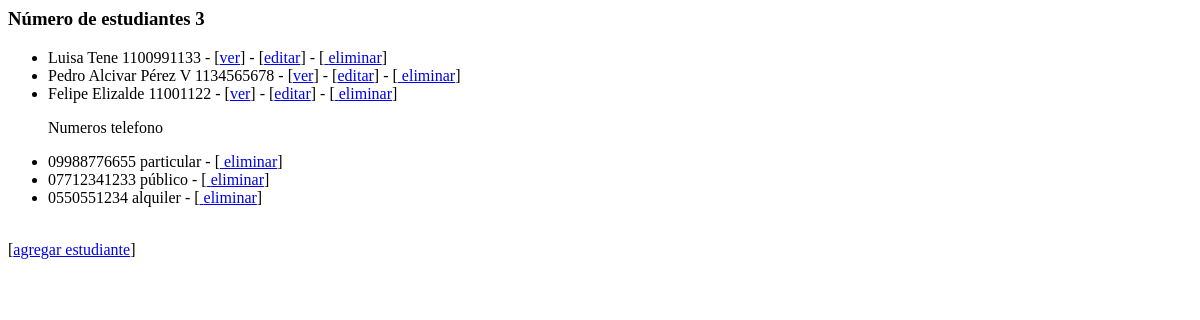
Before: / with the older database file.
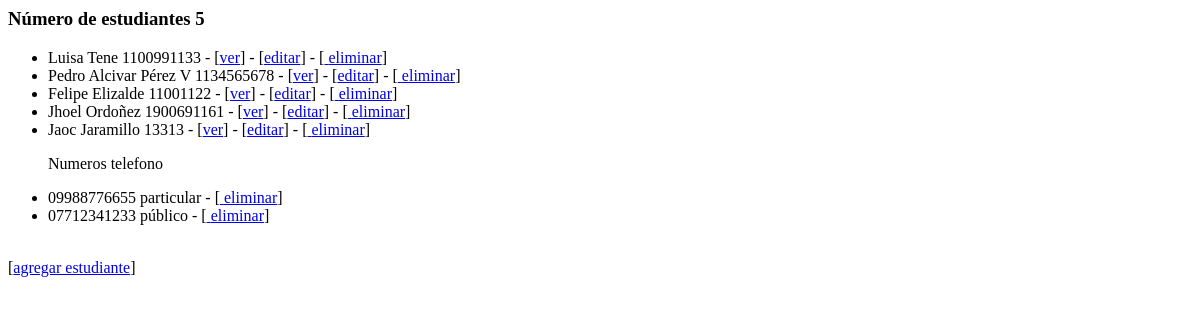
After: the same page with the newer database file.
### administrativo/models.py (models this page shows)
class Estudiante(models.Model):
    nombre = models.CharField(max_length=30)
    apellido = models.CharField(max_length=30)
    cedula = models.CharField(max_length=30, unique=True)
    def __str__(self):
        return "%s %s %s" % (self.nombre,
                self.apellido,
                self.cedula)

class NumeroTelefonico(models.Model):
    telefono = models.CharField(max_length=100)
    tipo = models.CharField(max_length=100)
    estudiante = models.ForeignKey(Estudiante, on_delete=models.CASCADE)
    def __str__(self):
        return "%s %s" % (self.telefono, self.tipo)

### administrativo/views.py (the view)
# urls.py: path('', views.index, name='index'),
def index(request):
    estudiantes = Estudiante.objects.all()
    numeros = NumeroTelefonico.objects.all()
    informacion_template = {'estudiantes': estudiantes, 'numero_estudiantes': len(estudiantes),'numero': numeros}
    return render(request, 'index.html', informacion_template)

### administrativo/templates/index.html (shortened to what this page needs)
<h3>Número de estudiantes {{ numero_estudiantes }}</h3>
<ul>
 {% for e in estudiantes %}
  <li>
    {{e}} - [<a href="{% url 'obtener_estudiante' e.id %}">ver</a>] -
    [<a href="{% url 'editar_estudiante' e.id %}">editar</a>] -
    [<a href="{% url 'eliminar_estudiante' e.id %}"
      onclick="return confirm('¿Está seguro de la eliminación?')" >
      eliminar</a>]
  </li>
{% endfor %}
<p>Numeros telefono</p>
{% for n in numero %}
<li>
  {{n}} - [<a href="{% url 'eliminar_numero' n.id %}"
    onclick="return confirm('¿Está seguro de la eliminación?')" >
    eliminar</a>]
</li>
{% endfor %}
</ul>
[<a href="{% url 'crear_estudiante' %}">agregar estudiante</a>]

Changed rows visible on the page:
removed NumeroTelefonico: telefono+tipo "0550551234 alquiler"
added Estudiante: nombre+apellido+cedula "Jhoel Ordoñez 1900691161"
added Estudiante: nombre+apellido+cedula "Jaoc Jaramillo 13313"
Other visible differences:
{{ numero_estudiantes }}: "3" → "5"
